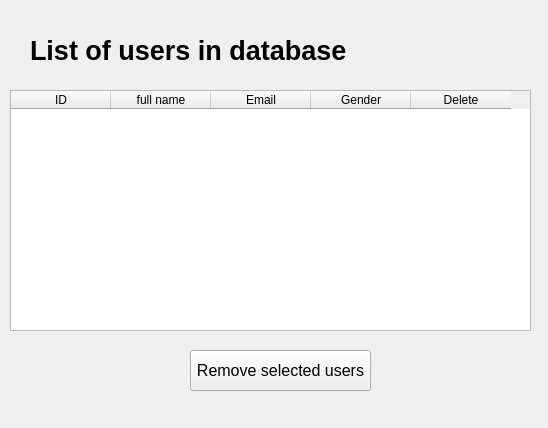
<?xml version="1.0" encoding="UTF-8"?>
<ui version="4.0">
 <class>Form</class>
 <widget class="QWidget" name="Form">
  <property name="geometry">
   <rect>
    <x>0</x>
    <y>0</y>
    <width>548</width>
    <height>428</height>
   </rect>
  </property>
  <property name="windowTitle">
   <string>Form</string>
  </property>
  <widget class="QLabel" name="label">
   <property name="geometry">
    <rect>
     <x>30</x>
     <y>30</y>
     <width>361</width>
     <height>41</height>
    </rect>
   </property>
   <property name="font">
    <font>
     <pointsize>20</pointsize>
     <weight>75</weight>
     <bold>true</bold>
    </font>
   </property>
   <property name="text">
    <string>List of users in database</string>
   </property>
  </widget>
  <widget class="QTableWidget" name="tableWidget">
   <property name="geometry">
    <rect>
     <x>10</x>
     <y>90</y>
     <width>521</width>
     <height>241</height>
    </rect>
   </property>
   <column>
    <property name="text">
     <string>ID</string>
    </property>
   </column>
   <column>
    <property name="text">
     <string>full name</string>
    </property>
   </column>
   <column>
    <property name="text">
     <string>Email</string>
    </property>
   </column>
   <column>
    <property name="text">
     <string>Gender</string>
    </property>
   </column>
   <column>
    <property name="text">
     <string>Delete</string>
    </property>
   </column>
  </widget>
  <widget class="QPushButton" name="removeButton">
   <property name="geometry">
    <rect>
     <x>190</x>
     <y>350</y>
     <width>181</width>
     <height>41</height>
    </rect>
   </property>
   <property name="font">
    <font>
     <pointsize>12</pointsize>
    </font>
   </property>
   <property name="text">
    <string>Remove selected users</string>
   </property>
  </widget>
 </widget>
 <resources/>
 <connections/>
</ui>
